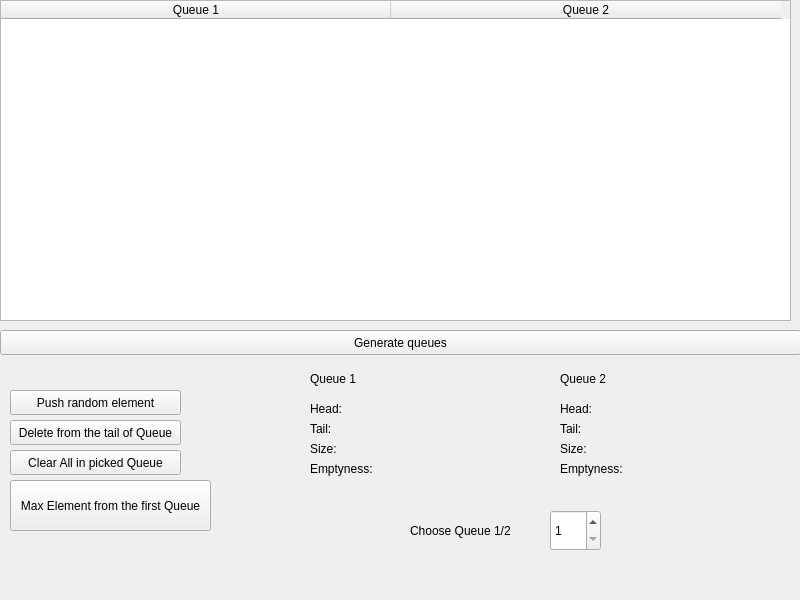
<?xml version="1.0" encoding="UTF-8"?>
<ui version="4.0">
 <class>MainWindow</class>
 <widget class="QMainWindow" name="MainWindow">
  <property name="geometry">
   <rect>
    <x>0</x>
    <y>0</y>
    <width>800</width>
    <height>600</height>
   </rect>
  </property>
  <property name="minimumSize">
   <size>
    <width>800</width>
    <height>600</height>
   </size>
  </property>
  <property name="maximumSize">
   <size>
    <width>800</width>
    <height>600</height>
   </size>
  </property>
  <property name="windowTitle">
   <string>MainWindow</string>
  </property>
  <widget class="QWidget" name="centralwidget">
   <widget class="QTableWidget" name="list">
    <property name="geometry">
     <rect>
      <x>0</x>
      <y>0</y>
      <width>791</width>
      <height>321</height>
     </rect>
    </property>
    <attribute name="horizontalHeaderDefaultSectionSize">
     <number>390</number>
    </attribute>
    <column>
     <property name="text">
      <string>Queue 1</string>
     </property>
    </column>
    <column>
     <property name="text">
      <string>Queue 2</string>
     </property>
    </column>
   </widget>
   <widget class="QPushButton" name="gen1">
    <property name="geometry">
     <rect>
      <x>0</x>
      <y>330</y>
      <width>801</width>
      <height>25</height>
     </rect>
    </property>
    <property name="text">
     <string>Generate queues</string>
    </property>
   </widget>
   <widget class="QPushButton" name="push">
    <property name="geometry">
     <rect>
      <x>10</x>
      <y>390</y>
      <width>171</width>
      <height>25</height>
     </rect>
    </property>
    <property name="text">
     <string>Push random element</string>
    </property>
   </widget>
   <widget class="QSpinBox" name="spinBox">
    <property name="geometry">
     <rect>
      <x>550</x>
      <y>510</y>
      <width>51</width>
      <height>41</height>
     </rect>
    </property>
    <property name="minimum">
     <number>1</number>
    </property>
    <property name="maximum">
     <number>2</number>
    </property>
   </widget>
   <widget class="QLabel" name="label">
    <property name="geometry">
     <rect>
      <x>410</x>
      <y>480</y>
      <width>111</width>
      <height>101</height>
     </rect>
    </property>
    <property name="text">
     <string>Choose Queue 1/2</string>
    </property>
   </widget>
   <widget class="QPushButton" name="pop">
    <property name="geometry">
     <rect>
      <x>10</x>
      <y>420</y>
      <width>171</width>
      <height>25</height>
     </rect>
    </property>
    <property name="text">
     <string>Delete from the tail of Queue</string>
    </property>
   </widget>
   <widget class="QPushButton" name="clear">
    <property name="geometry">
     <rect>
      <x>10</x>
      <y>450</y>
      <width>171</width>
      <height>25</height>
     </rect>
    </property>
    <property name="text">
     <string>Clear All in picked Queue</string>
    </property>
   </widget>
   <widget class="QLabel" name="label_2">
    <property name="geometry">
     <rect>
      <x>310</x>
      <y>370</y>
      <width>66</width>
      <height>17</height>
     </rect>
    </property>
    <property name="text">
     <string>Queue 1</string>
    </property>
   </widget>
   <widget class="QLabel" name="label_3">
    <property name="geometry">
     <rect>
      <x>310</x>
      <y>420</y>
      <width>41</width>
      <height>17</height>
     </rect>
    </property>
    <property name="text">
     <string>Tail:</string>
    </property>
   </widget>
   <widget class="QLabel" name="label_4">
    <property name="geometry">
     <rect>
      <x>310</x>
      <y>400</y>
      <width>51</width>
      <height>17</height>
     </rect>
    </property>
    <property name="text">
     <string>Head:</string>
    </property>
   </widget>
   <widget class="QLabel" name="label_5">
    <property name="geometry">
     <rect>
      <x>310</x>
      <y>440</y>
      <width>41</width>
      <height>17</height>
     </rect>
    </property>
    <property name="text">
     <string>Size:</string>
    </property>
   </widget>
   <widget class="QLabel" name="label_6">
    <property name="geometry">
     <rect>
      <x>310</x>
      <y>460</y>
      <width>71</width>
      <height>17</height>
     </rect>
    </property>
    <property name="text">
     <string>Emptyness:</string>
    </property>
   </widget>
   <widget class="QLabel" name="Back1">
    <property name="geometry">
     <rect>
      <x>360</x>
      <y>400</y>
      <width>121</width>
      <height>17</height>
     </rect>
    </property>
    <property name="text">
     <string/>
    </property>
   </widget>
   <widget class="QLabel" name="Front1">
    <property name="geometry">
     <rect>
      <x>360</x>
      <y>420</y>
      <width>121</width>
      <height>17</height>
     </rect>
    </property>
    <property name="text">
     <string/>
    </property>
   </widget>
   <widget class="QLabel" name="Size1">
    <property name="geometry">
     <rect>
      <x>360</x>
      <y>440</y>
      <width>121</width>
      <height>17</height>
     </rect>
    </property>
    <property name="text">
     <string/>
    </property>
   </widget>
   <widget class="QLabel" name="Empty1">
    <property name="geometry">
     <rect>
      <x>380</x>
      <y>460</y>
      <width>121</width>
      <height>17</height>
     </rect>
    </property>
    <property name="text">
     <string/>
    </property>
   </widget>
   <widget class="QLabel" name="label_11">
    <property name="geometry">
     <rect>
      <x>560</x>
      <y>420</y>
      <width>41</width>
      <height>17</height>
     </rect>
    </property>
    <property name="text">
     <string>Tail:</string>
    </property>
   </widget>
   <widget class="QLabel" name="Size2">
    <property name="geometry">
     <rect>
      <x>610</x>
      <y>440</y>
      <width>121</width>
      <height>17</height>
     </rect>
    </property>
    <property name="text">
     <string/>
    </property>
   </widget>
   <widget class="QLabel" name="Front2">
    <property name="geometry">
     <rect>
      <x>610</x>
      <y>420</y>
      <width>121</width>
      <height>17</height>
     </rect>
    </property>
    <property name="text">
     <string/>
    </property>
   </widget>
   <widget class="QLabel" name="label_14">
    <property name="geometry">
     <rect>
      <x>560</x>
      <y>370</y>
      <width>66</width>
      <height>17</height>
     </rect>
    </property>
    <property name="text">
     <string>Queue 2</string>
    </property>
   </widget>
   <widget class="QLabel" name="Empty2">
    <property name="geometry">
     <rect>
      <x>630</x>
      <y>460</y>
      <width>121</width>
      <height>17</height>
     </rect>
    </property>
    <property name="text">
     <string/>
    </property>
   </widget>
   <widget class="QLabel" name="label_16">
    <property name="geometry">
     <rect>
      <x>560</x>
      <y>400</y>
      <width>51</width>
      <height>17</height>
     </rect>
    </property>
    <property name="text">
     <string>Head:</string>
    </property>
   </widget>
   <widget class="QLabel" name="label_17">
    <property name="geometry">
     <rect>
      <x>560</x>
      <y>460</y>
      <width>71</width>
      <height>17</height>
     </rect>
    </property>
    <property name="text">
     <string>Emptyness:</string>
    </property>
   </widget>
   <widget class="QLabel" name="Back2">
    <property name="geometry">
     <rect>
      <x>610</x>
      <y>400</y>
      <width>121</width>
      <height>17</height>
     </rect>
    </property>
    <property name="text">
     <string/>
    </property>
   </widget>
   <widget class="QLabel" name="label_19">
    <property name="geometry">
     <rect>
      <x>560</x>
      <y>440</y>
      <width>41</width>
      <height>17</height>
     </rect>
    </property>
    <property name="text">
     <string>Size:</string>
    </property>
   </widget>
   <widget class="QPushButton" name="pushButton">
    <property name="geometry">
     <rect>
      <x>10</x>
      <y>480</y>
      <width>201</width>
      <height>51</height>
     </rect>
    </property>
    <property name="text">
     <string>Max Element from the first Queue</string>
    </property>
   </widget>
  </widget>
 </widget>
 <resources/>
 <connections/>
</ui>
